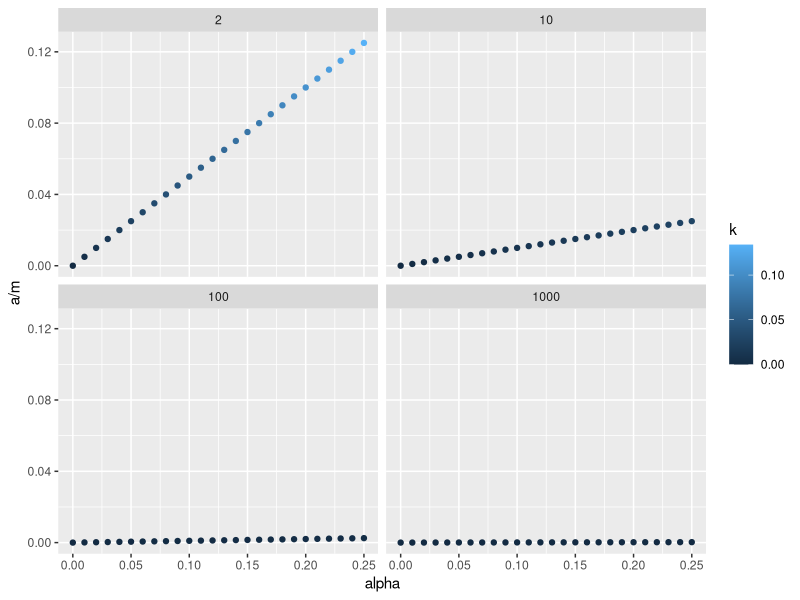
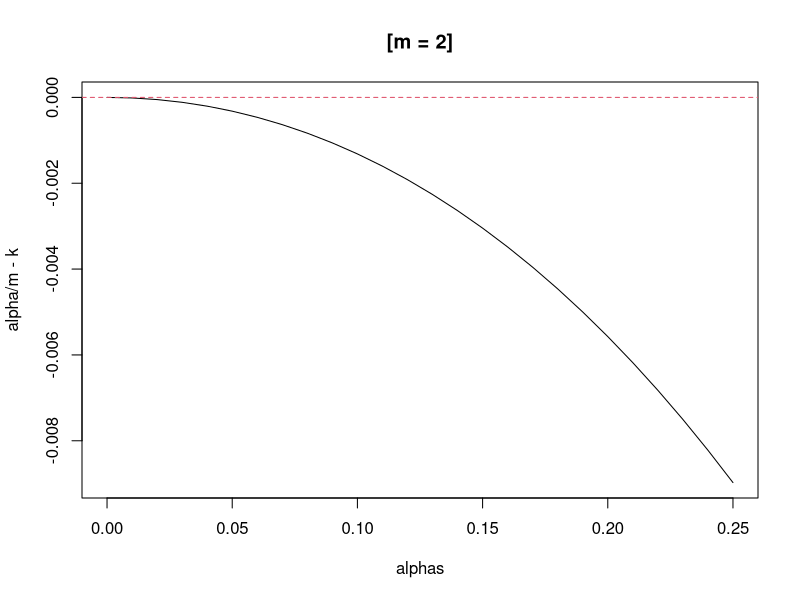
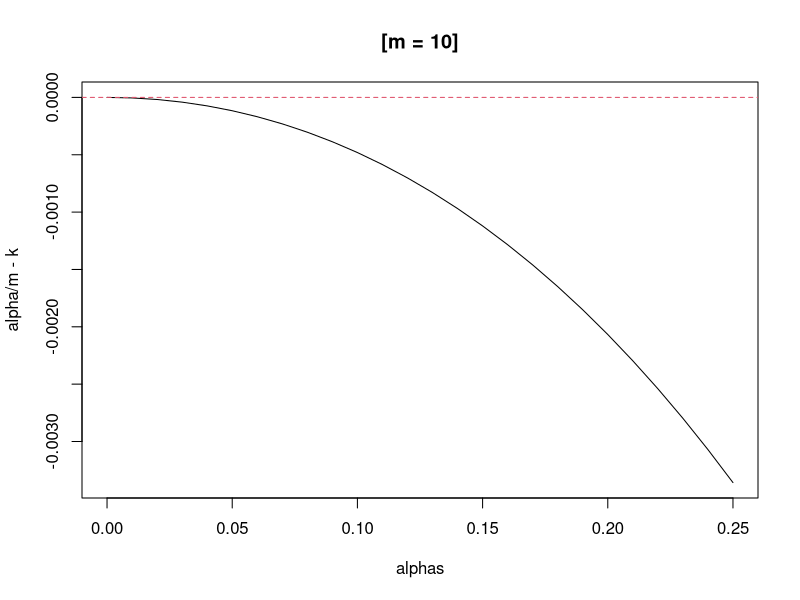
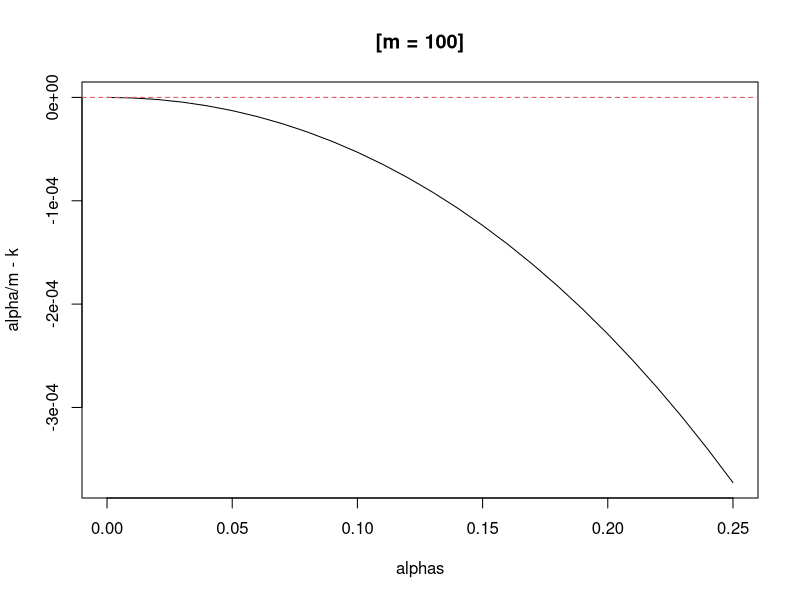
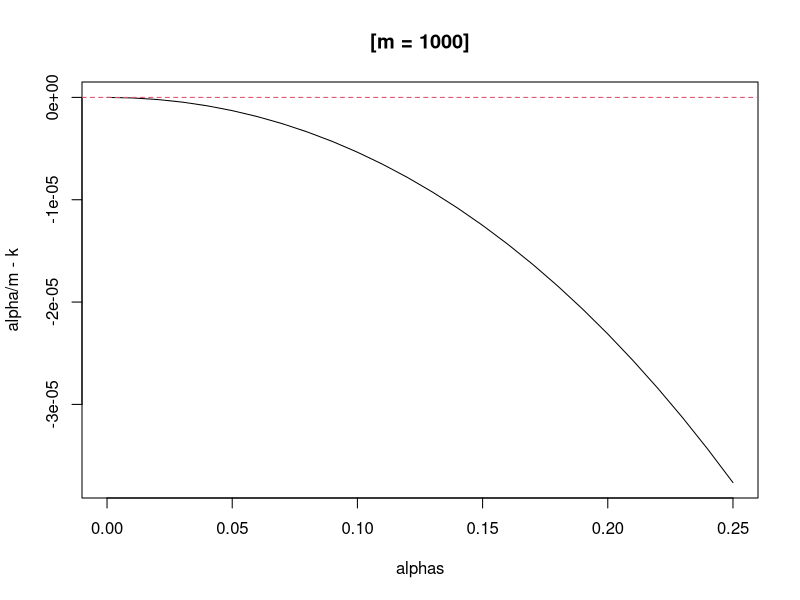

Write the R code that produced these figures, in order. (Note: this script raises an error after producing the figures.)
#03-bonferroni-correction.R


# 
# This assessment should help you understand the concept of a error controlling procedure. You can think of it as defnining a set of instructions, such as "reject all the null hypothesis for  for which p-values < 0.0001" or "reject the null hypothesis for the 10 features with smallest p-values". Then, knowing the p-values are random variables, we use statistical theory to compute how many mistakes, on average, will we make if we follow this procedure. 
# More precisely we commonly bounds on these rates, meaning 
# that we show that they are smaller than some predermined value.
# 
# As described in the video, we can compute different error rates. 
# The FWER tells us the probability of having at least one false positive. 
# The FDR is the expected rate of rejected null hypothesis.
# 
# Note 1: the FWER and FDR are not procedures but error rates. 
# We will review procedures here and use Monte Carlo simulations 
# to estimate their error rates.
# 
# Note 2: We sometimes use the colloquial term "pick genes that" 
# meaning "reject the null hypothesis for genes that."
# 
# Bonferroni Correction Exercises #1 (Bonferonni versus Sidak) 
# 

# So we have learned about the family wide error rate FWER. 
# This is the probability of incorrectly rejecting the null at least once.
# Using the notation in the video this probability is written like this: 
#         Pr(V>0).
# 
# What we want to do in practice is choose a procedure that guarantees this
# probability is smaller than a predetermined value such as 0.05. 
# Here we keep it general and instead of 0.05 we use α
# 
# We have already learned that the procedure "pick all the genes with p-value <0.05" 
# fails miserably as we have seen that Pr(V>0)≈1. 
# So what else can we do?
# 
# The Bonferroni procedure assumes we have computed p-values for each 
# test and asks what constant k should we pick so that the procedure "pick all genes with p-value less than k" has Pr(V>0)=0.05. 
# And we typically want to be conservative rather than lenient, 
# so we accept a procedure that has Pr(V>0)≤0.05.
# 
# So the first result we rely on is that this probability is largest 
# when all the null hypotheses are true:
#         
#         Pr(V>0)≤Pr(V>0|all nulls are true)
# 
# or using the notation in the video:
#         
#         Pr(V>0)≤Pr(V>0|m1=0)
# 
# In an earlier assessment 
# we showed that if the tests are independent then
# 
# Pr(V>0|m1=0)=1−(1−k)m
# 
# And we pick k so that 1−(1−k)m=α⟹k=1−(1−α)1/m
# 
# Now, this requires the tests to be independent. 
# The Bonferroni procedure does not make this assumption 
# and as we saw in the video 
# if we set k=α/m this procedure has the property that Pr(V>0)≤α.

#In R define

#alphas <- seq(0,0.25,0.01)

#Make a plot of α/m and 1−(1−α)1/m for various values of m>1.
library(dplyr)
library(ggplot2)
ms <- c(2,10, 100,1000);
alphas <- seq(0,0.25,0.01)

dat <- sapply(ms, function(m){
   dfa <- lapply(alphas, function(a){
           data.frame("alpha"=a,"m"=as.integer(m),"a.m"=a/m, "k"=1 - (1-a)^(1/m))
   })    
})
dat <- data.frame(do.call(bind_rows, dat))


dat %>%
        ggplot(aes(y=a.m, x=alpha, facet = m, color=k)) +
        ylab("a/m") +
        xlab("alpha") +
        geom_point() +
        facet_wrap(~m) 

alphas <- seq(0,0.25,0.01)

#rafa's solution
#par(mfrow=c(2,2))
par(mfrow=c(1,1))
for(m in c(2,10,100,1000)){
        plot(alphas,alphas/m - (1-(1-alphas)^(1/m)),type="l", 
             ylab="alpha/m - k", main=paste0("[m = ", m, "]"))
        abline(h=0,col=2,lty=2)
}        

dat %>%
        ggplot(aes(alpha, a.m)) +
        ylab("a/m") +
        geom_point() +
        facet_wrap(~m) +
        ggtheme()



#Which procedure is more conservative
#(picks less genes, i.e. rejects less null hypothesis): 
#Bonferroni's or Si#dak's?

# Answer: Bonferroni's


#Bonferroni Correction Exercises #2 (Monte Carlo Simulation) (1 point possible)

#Monte Carlo simulation. 
#To simulate the p-value results of, say, 
#8,793 t-tests for which the null is true we don't actual have 
#to generate the original data. 
#As we learned in class 
#we can generate p-values from a uniform distribution like this:
# m <- 8793
# pvals <- runif(m,0,1)

#Using what we have learned, set the cutoff 
#using the Bonferroni correction and report back the FWER. 
#Set the seed at 1,set.seed(1) and run 10,000 simulation. 
#Report the Monte Carlo estimate of the FWER below.

#Using the same seed repeat the above for Sidak's cutoff.
#Report the FWER below.

set.seed(1) 
m <- 8793
nruns <- 10000
alpha <- 0.05
bonf <- alpha/m
sidak <- (1-(1-alpha)^(1/m))
fwer <- function(cutoff, nrun){
                res <- replicate(nrun, {
                pvals <- runif(m,0,1) < cutoff 
                dim(table(pvals)) - 1
        })
        sum(res > 0) / nruns
}
fwer(sidak, nruns)
fwer(bonf, nruns)

set.seed(1)
B <- 10000
m <- 8793
alpha <- 0.05
pvals <- matrix(runif(B*m,0,1),B,m)
k <- (1-(1-alpha)^(1/m))
mistakes <- rowSums(pvals<k) 
mean(mistakes>0)

N <- 12
m <- 100
p0 <- 0.90 ##10% of diets work, 90% don't
m0 <- m*p0
m1 <- m-m0
nullHypothesis <- c( rep(TRUE,m0), rep(FALSE,m1))
delta <- 3 # treatment: diet B is 3 grams higher on average

system.time(
        pVals <- replicate(pvals <- runif(8793,0,1),{
                
                p.vals < alpha
        })
)

